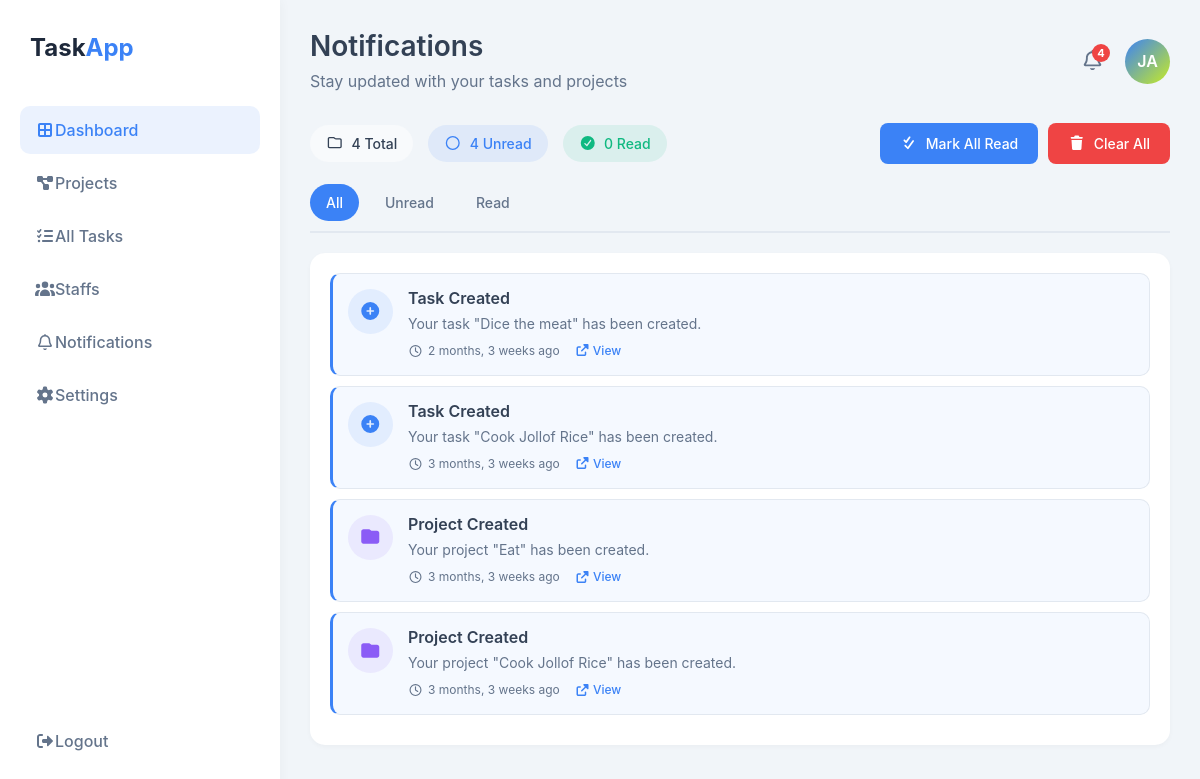
The app's page /notifications/ (signed in) with its own data.
### Task/models.py (models this page shows, shortened)
class Notification(models.Model):
    NOTIFICATION_TYPES = [
        ('task_created', 'Task Created'),
        ('task_completed', 'Task Completed'),
        ('task_due_soon', 'Task Due Soon'),
        ('task_overdue', 'Task Overdue'),
        ('project_created', 'Project Created'),
        ('project_updated', 'Project Updated'),
        ('mention', 'Mention'),
        ('team_invite', 'Team Invite'),
        ('general', 'General'),
    ]
    user = models.ForeignKey(User, on_delete=models.CASCADE, related_name='notifications')
    notification_type = models.CharField(max_length=20, choices=NOTIFICATION_TYPES)
    title = models.CharField(max_length=255)
    message = models.TextField()
    link = models.URLField(blank=True, null=True)
    is_read = models.BooleanField(default=False)
    created_at = models.DateTimeField(auto_now_add=True)
    task = models.ForeignKey('Task', on_delete=models.CASCADE, null=True, blank=True, related_name='notifications')
    project = models.ForeignKey('Project', on_delete=models.CASCADE, null=True, blank=True, related_name='notifications')
    class Meta:
        managed = True
        db_table = 'notification'
        ordering = ['-created_at']

### Task/views.py (the view)
# urls.py: path('notifications/', views.notifications, name='notifications'),
@login_required
def notifications(request):
    filter_type = request.GET.get('filter', 'all')
    if filter_type == 'unread':
        user_notifications = Notification.objects.filter(user=request.user, is_read=False)
    elif filter_type == 'read':
        user_notifications = Notification.objects.filter(user=request.user, is_read=True)
    else:
        user_notifications = Notification.objects.filter(user=request.user)
    total_count = Notification.objects.filter(user=request.user).count()
    unread_count = Notification.objects.filter(user=request.user, is_read=False).count()
    read_count = total_count - unread_count
    paginator = Paginator(user_notifications, 20)
    page_number = request.GET.get('page')
    page_obj = paginator.get_page(page_number)
    context = {
        'notifications': page_obj,
        'page_obj': page_obj,
        'paginator': paginator,
        'total_count': total_count,
        'unread_count': unread_count,
        'read_count': read_count,
        'filter_type': filter_type,
    }
    return render(request, 'notifications.html', context)

### Task/templates/notifications.html (shortened to what this page needs)
{% extends "base.html" %}
{% load static %}
{% load humanize %}
{% block content %}
<div class="main-content">
    <div class="header">
        <div class="page-title">
            <h1>Notifications</h1>
            <p>Stay updated with your tasks and projects</p>
        </div>
        <div class="user-menu">
            <div class="notification-badge" style="position: relative; cursor: pointer;">
                <i class="far fa-bell" style="font-size: 20px; color: var(--text-light);"></i>
                <span class="badge" id="headerUnreadCount" style="position: absolute; top: -5px; right: -5px; background: var(--danger-color); color: white; border-radius: 50%; width: 18px; height: 18px; font-size: 11px; display: flex; align-items: center; justify-content: center;">{{ unread_count }}</span>
            </div>
            <div class="user-avatar" style="width: 45px; height: 45px; background: linear-gradient(135deg, var(--accent-color) 0%, #c7eb25 100%); border-radius: 50%; display: flex; align-items: center; justify-content: center; color: white; font-weight: 600; cursor: pointer;">{{ user.username|slice:":2"|upper }}</div>
        </div>
    </div>
    <div class="notifications-header">
        <div class="notification-stats">
            <div class="stat-badge all">
                <i class="far fa-folder"></i>
                <span>{{ total_count }} Total</span>
            </div>
            <div class="stat-badge unread">
                <i class="far fa-circle"></i>
                <span>{{ unread_count }} Unread</span>
            </div>
            <div class="stat-badge read">
                <i class="fas fa-check-circle"></i>
                <span>{{ read_count }} Read</span>
            </div>
        </div>
        <div class="notification-actions">
            {% if unread_count > 0 %}
            <button class="btn btn-primary" onclick="markAllAsRead()">
                <i class="fas fa-check-double"></i>
                Mark All Read
            </button>
            {% endif %}
            {% if total_count > 0 %}
            <button class="btn btn-danger" onclick="deleteAllNotifications()">
                <i class="fas fa-trash"></i>
                Clear All
            </button>
            {% endif %}
        </div>
    </div>
    <div class="filter-tabs">
        <a href="?filter=all" class="filter-tab {% if filter_type == 'all' %}active{% endif %}">All</a>
        <a href="?filter=unread" class="filter-tab {% if filter_type == 'unread' %}active{% endif %}">Unread</a>
        <a href="?filter=read" class="filter-tab {% if filter_type == 'read' %}active{% endif %}">Read</a>
    </div>
    <div class="notification-list">
        {% if notifications %}
            {% for notification in notifications %}
            <div class="notification-item {% if not notification.is_read %}unread{% else %}read{% endif %}" id="notification-{{ notification.id }}">
                <div class="notification-icon {{ notification.notification_type }}">
                    {% if notification.notification_type == 'task_created' %}
                        <i class="fas fa-plus-circle"></i>
                    {% elif notification.notification_type == 'task_completed' %}
                        <i class="fas fa-check-circle"></i>
                    {% elif notification.notification_type == 'task_due_soon' %}
                        <i class="fas fa-clock"></i>
                    {% elif notification.notification_type == 'task_overdue' %}
                        <i class="fas fa-exclamation-circle"></i>
                    {% elif notification.notification_type == 'project_created' or notification.notification_type == 'project_updated' %}
                        <i class="fas fa-folder"></i>
                    {% elif notification.notification_type == 'mention' %}
                        <i class="fas fa-at"></i>
                    {% elif notification.notification_type == 'team_invite' %}
                        <i class="fas fa-user-plus"></i>
                    {% else %}
                        <i class="fas fa-info-circle"></i>
                    {% endif %}
                </div>
                <div class="notification-content">
                    <h4 class="notification-title">{{ notification.title }}</h4>
                    <p class="notification-message">{{ notification.message }}</p>
                    <div class="notification-meta">
                        <span class="notification-time">
                            <i class="far fa-clock"></i>
                            {{ notification.created_at|naturaltime }}
                        </span>
                        {% if notification.link %}
                        <a href="{{ notification.link }}" class="notification-link">
                            <i class="fas fa-external-link-alt"></i>
                            View
                        </a>
                        {% endif %}
                    </div>
                </div>
            </div>
            {% endfor %}
        {% endif %}
    </div>
</div>
{% endblock content %}

### Task/static/css/style.css (style rules this page uses)
:root { --primary-color: #1e293b; --accent-color: #3b82f6; --success-color: #10b981; --warning-color: #f59e0b; --danger-color: #ef4444; --light-bg: #f8fafc; --border-color: #e2e8f0; --text-dark: #334155; --text-light: #64748b; }
* { margin: 0; padding: 0; box-sizing: border-box; }
body { font-family: 'Inter', sans-serif; background-color: #f1f5f9; color: var(--text-dark); }
.main-content { margin-left: 280px; padding: 30px; }
.header { display: flex; justify-content: space-between; align-items: center; margin-bottom: 30px; }
.page-title h1 { font-size: 28px; font-weight: 600; margin-bottom: 5px; }
.page-title p { color: var(--text-light); margin: 0; }
.user-menu { display: flex; align-items: center; gap: 20px; }
.notification-badge { position: relative; cursor: pointer; }
.badge { position: absolute; top: -5px; right: -5px; background: var(--danger-color); color: white; border-radius: 50%; width: 18px; height: 18px; font-size: 11px; display: flex; align-items: center; justify-content: center; }
.user-avatar { width: 45px; height: 45px; background: linear-gradient(135deg, var(--accent-color) 0%, #9feb25 100%); border-radius: 50%; display: flex; align-items: center; justify-content: center; color: white; font-weight: 600; cursor: pointer; }

### Task/templates/base.html (style rules this page uses)
.notification-badge { position: relative; cursor: pointer; }

### records on screen
Notification: notification_type "task_created" (drawn), title "Task Created", message "Your task \"Dice the meat\" has been created.", created_at "2 months, 3 weeks ago"
Notification: notification_type "task_created" (drawn), title "Task Created", message "Your task \"Cook Jollof Rice\" has been created.", created_at "3 months, 3 weeks ago"
Notification: notification_type "project_created" (drawn), title "Project Created", message "Your project \"Eat\" has been created.", created_at "3 months, 3 weeks ago"
Notification: notification_type "project_created" (drawn), title "Project Created", message "Your project \"Cook Jollof Rice\" has been created.", created_at "3 months, 3 weeks ago"

### other values on screen
{{ unread_count }} "4"
{{ user.username|slice:":2"|upper }} "JA"
{{ total_count }} "4"
{{ read_count }} "0"
